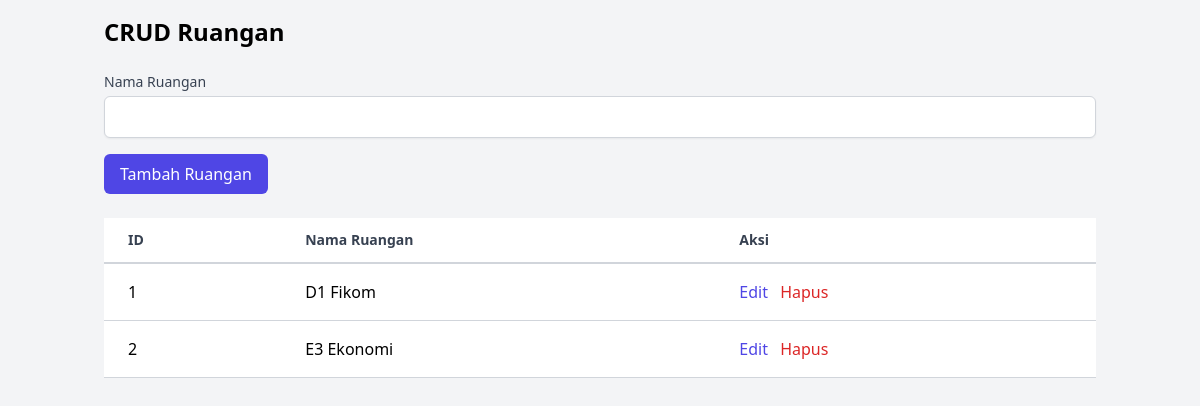
Screenshot of /pages/admin/crud_ruangan.php (signed in) with the database file from the repository.
### tables this page shows
CREATE TABLE `ruangan` (
  `id` int(11) NOT NULL,
  `nama_ruangan` varchar(50) NOT NULL
);

### pages/admin/crud_ruangan.php (the view, shortened to what this page needs)
<?php
include '../../includes/db.php';
$stmt = $conn->query("SELECT * FROM ruangan");
$ruangan = $stmt->fetchAll(PDO::FETCH_ASSOC);
?>
<!DOCTYPE html>
<html lang="en">
<head>
    <link href="https://cdn.jsdelivr.net/npm/tailwindcss@2.2.19/dist/tailwind.min.css" rel="stylesheet">
</head>
<body class="bg-gray-100">
    <div class="container mx-auto p-4">
        <h1 class="text-2xl font-bold mb-6">CRUD Ruangan</h1>
        <form method="POST" class="mb-6">
            <div class="mb-4">
                <label for="nama_ruangan" class="block text-sm font-medium text-gray-700">Nama Ruangan</label>
                <input type="text" name="nama_ruangan" id="nama_ruangan" class="mt-1 block w-full px-3 py-2 border border-gray-300 rounded-md shadow-sm focus:outline-none focus:ring-indigo-500 focus:border-indigo-500" required>
            </div>
            <button type="submit" name="create" class="bg-indigo-600 text-white py-2 px-4 rounded-md hover:bg-indigo-700 focus:outline-none focus:ring-2 focus:ring-indigo-500 focus:ring-offset-2">Tambah Ruangan</button>
        </form>
        <table class="min-w-full bg-white">
            <thead>
                <tr>
                    <th class="px-6 py-3 border-b-2 border-gray-300 text-left text-sm font-semibold text-gray-700">ID</th>
                    <th class="px-6 py-3 border-b-2 border-gray-300 text-left text-sm font-semibold text-gray-700">Nama Ruangan</th>
                    <th class="px-6 py-3 border-b-2 border-gray-300 text-left text-sm font-semibold text-gray-700">Aksi</th>
                </tr>
            </thead>
            <tbody>
                <?php foreach ($ruangan as $row): ?>
                    <tr>
                        <td class="px-6 py-4 border-b border-gray-300"><?php echo $row['id']; ?></td>
                        <td class="px-6 py-4 border-b border-gray-300"><?php echo $row['nama_ruangan']; ?></td>
                        <td class="px-6 py-4 border-b border-gray-300">
                            <a href="?edit=<?php echo $row['id']; ?>" class="text-indigo-600 hover:text-indigo-900">Edit</a>
                            <a href="?delete=<?php echo $row['id']; ?>" class="text-red-600 hover:text-red-900 ml-2" onclick="return confirm('Apakah Anda yakin ingin menghapus?')">Hapus</a>
                        </td>
                    </tr>
                <?php endforeach; ?>
            </tbody>
        </table>
    </div>
</body>
</html>

### rows the page displays
ruangan: id "1", nama_ruangan "D1 Fikom"
ruangan: id "2", nama_ruangan "E3 Ekonomi"
